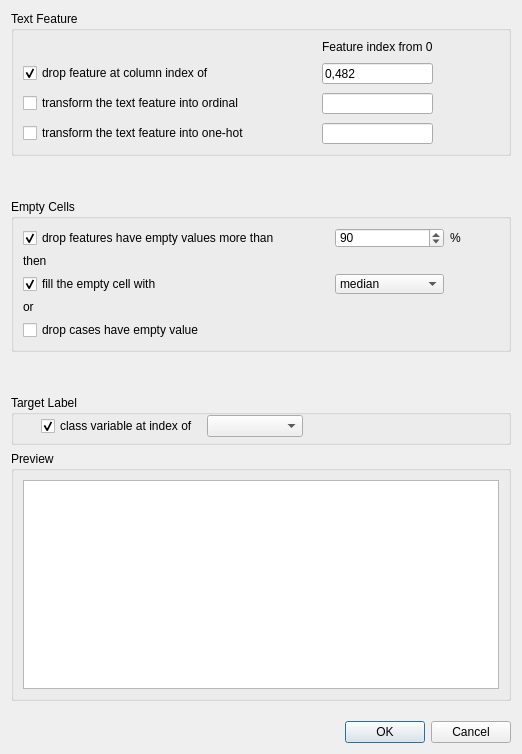
<?xml version="1.0" encoding="UTF-8"?>
<ui version="4.0">
 <class>data_preprocessing</class>
 <widget class="QDialog" name="data_preprocessing">
  <property name="geometry">
   <rect>
    <x>0</x>
    <y>0</y>
    <width>518</width>
    <height>754</height>
   </rect>
  </property>
  <property name="windowTitle">
   <string>Data Preprocessing</string>
  </property>
  <property name="styleSheet">
   <string notr="true">background: None;</string>
  </property>
  <layout class="QVBoxLayout" name="verticalLayout">
   <item>
    <widget class="QGroupBox" name="groupBox_3">
     <property name="minimumSize">
      <size>
       <width>0</width>
       <height>100</height>
      </size>
     </property>
     <property name="title">
      <string>Text Feature</string>
     </property>
     <layout class="QGridLayout" name="gridLayout_3">
      <property name="verticalSpacing">
       <number>9</number>
      </property>
      <item row="1" column="0">
       <widget class="QCheckBox" name="drop_feature_by_index">
        <property name="text">
         <string>drop feature at column index of </string>
        </property>
        <property name="checked">
         <bool>true</bool>
        </property>
       </widget>
      </item>
      <item row="1" column="2">
       <widget class="QLineEdit" name="drop_index">
        <property name="text">
         <string>0,482</string>
        </property>
       </widget>
      </item>
      <item row="0" column="2">
       <widget class="QLabel" name="label_5">
        <property name="text">
         <string>Feature index from 0</string>
        </property>
       </widget>
      </item>
      <item row="3" column="2">
       <widget class="QLineEdit" name="onehot_index"/>
      </item>
      <item row="2" column="3">
       <spacer name="horizontalSpacer">
        <property name="orientation">
         <enum>Qt::Horizontal</enum>
        </property>
        <property name="sizeHint" stdset="0">
         <size>
          <width>40</width>
          <height>20</height>
         </size>
        </property>
       </spacer>
      </item>
      <item row="2" column="0">
       <widget class="QCheckBox" name="trans_into_ordinal">
        <property name="text">
         <string>transform the text feature into ordinal</string>
        </property>
       </widget>
      </item>
      <item row="2" column="2">
       <widget class="QLineEdit" name="ordinal_index"/>
      </item>
      <item row="3" column="0">
       <widget class="QCheckBox" name="trans_into_onehot">
        <property name="text">
         <string>transform the text feature into one-hot</string>
        </property>
       </widget>
      </item>
      <item row="2" column="1">
       <spacer name="horizontalSpacer_2">
        <property name="orientation">
         <enum>Qt::Horizontal</enum>
        </property>
        <property name="sizeHint" stdset="0">
         <size>
          <width>40</width>
          <height>20</height>
         </size>
        </property>
       </spacer>
      </item>
     </layout>
    </widget>
   </item>
   <item>
    <spacer name="verticalSpacer_4">
     <property name="orientation">
      <enum>Qt::Vertical</enum>
     </property>
     <property name="sizeHint" stdset="0">
      <size>
       <width>20</width>
       <height>40</height>
      </size>
     </property>
    </spacer>
   </item>
   <item>
    <widget class="QGroupBox" name="groupBox">
     <property name="minimumSize">
      <size>
       <width>400</width>
       <height>100</height>
      </size>
     </property>
     <property name="title">
      <string>Empty Cells</string>
     </property>
     <layout class="QGridLayout" name="gridLayout_2">
      <item row="3" column="0">
       <widget class="QLabel" name="label_4">
        <property name="text">
         <string>or</string>
        </property>
       </widget>
      </item>
      <item row="0" column="0">
       <widget class="QCheckBox" name="drop_feature_by_threshold">
        <property name="text">
         <string>drop features have empty values more than</string>
        </property>
        <property name="checked">
         <bool>true</bool>
        </property>
       </widget>
      </item>
      <item row="0" column="3">
       <widget class="QLabel" name="label_2">
        <property name="text">
         <string>%</string>
        </property>
       </widget>
      </item>
      <item row="1" column="0">
       <widget class="QLabel" name="label_3">
        <property name="text">
         <string>then</string>
        </property>
       </widget>
      </item>
      <item row="0" column="2">
       <widget class="QSpinBox" name="threshold_sb">
        <property name="value">
         <number>90</number>
        </property>
       </widget>
      </item>
      <item row="2" column="0">
       <widget class="QCheckBox" name="checkBox_2">
        <property name="text">
         <string>fill the empty cell with</string>
        </property>
        <property name="checked">
         <bool>true</bool>
        </property>
       </widget>
      </item>
      <item row="2" column="2">
       <widget class="QComboBox" name="comboBox">
        <item>
         <property name="text">
          <string>median</string>
         </property>
        </item>
        <item>
         <property name="text">
          <string>mean</string>
         </property>
        </item>
        <item>
         <property name="text">
          <string>most_frequent</string>
         </property>
        </item>
       </widget>
      </item>
      <item row="4" column="0">
       <widget class="QCheckBox" name="checkBox_3">
        <property name="text">
         <string>drop cases have empty value</string>
        </property>
       </widget>
      </item>
      <item row="2" column="1">
       <spacer name="horizontalSpacer_3">
        <property name="orientation">
         <enum>Qt::Horizontal</enum>
        </property>
        <property name="sizeHint" stdset="0">
         <size>
          <width>40</width>
          <height>20</height>
         </size>
        </property>
       </spacer>
      </item>
      <item row="2" column="3">
       <spacer name="horizontalSpacer_4">
        <property name="orientation">
         <enum>Qt::Horizontal</enum>
        </property>
        <property name="sizeHint" stdset="0">
         <size>
          <width>40</width>
          <height>20</height>
         </size>
        </property>
       </spacer>
      </item>
     </layout>
    </widget>
   </item>
   <item>
    <spacer name="verticalSpacer_2">
     <property name="orientation">
      <enum>Qt::Vertical</enum>
     </property>
     <property name="sizeHint" stdset="0">
      <size>
       <width>20</width>
       <height>40</height>
      </size>
     </property>
    </spacer>
   </item>
   <item>
    <widget class="QGroupBox" name="groupBox_4">
     <property name="minimumSize">
      <size>
       <width>0</width>
       <height>50</height>
      </size>
     </property>
     <property name="toolTip">
      <string>&lt;html&gt;&lt;head/&gt;&lt;body&gt;&lt;p&gt;the class variable you want to predict&lt;/p&gt;&lt;/body&gt;&lt;/html&gt;</string>
     </property>
     <property name="title">
      <string>Target Label</string>
     </property>
     <widget class="QWidget" name="">
      <property name="geometry">
       <rect>
        <x>30</x>
        <y>20</y>
        <width>262</width>
        <height>22</height>
       </rect>
      </property>
      <layout class="QGridLayout" name="gridLayout_4">
       <item row="0" column="0">
        <widget class="QCheckBox" name="checkBox_4">
         <property name="text">
          <string>class variable at index of </string>
         </property>
         <property name="checked">
          <bool>true</bool>
         </property>
        </widget>
       </item>
       <item row="0" column="1">
        <widget class="QComboBox" name="comboBox_2"/>
       </item>
      </layout>
     </widget>
    </widget>
   </item>
   <item>
    <spacer name="verticalSpacer">
     <property name="orientation">
      <enum>Qt::Vertical</enum>
     </property>
     <property name="sizeHint" stdset="0">
      <size>
       <width>20</width>
       <height>0</height>
      </size>
     </property>
    </spacer>
   </item>
   <item>
    <widget class="QGroupBox" name="groupBox_2">
     <property name="minimumSize">
      <size>
       <width>500</width>
       <height>250</height>
      </size>
     </property>
     <property name="title">
      <string>Preview</string>
     </property>
     <layout class="QVBoxLayout" name="verticalLayout_3">
      <item>
       <widget class="QTableWidget" name="tableWidget_2"/>
      </item>
     </layout>
    </widget>
   </item>
   <item>
    <spacer name="verticalSpacer_3">
     <property name="orientation">
      <enum>Qt::Vertical</enum>
     </property>
     <property name="sizeHint" stdset="0">
      <size>
       <width>20</width>
       <height>17</height>
      </size>
     </property>
    </spacer>
   </item>
   <item>
    <widget class="QDialogButtonBox" name="buttonBox">
     <property name="orientation">
      <enum>Qt::Horizontal</enum>
     </property>
     <property name="standardButtons">
      <set>QDialogButtonBox::Cancel|QDialogButtonBox::Ok</set>
     </property>
    </widget>
   </item>
  </layout>
 </widget>
 <resources/>
 <connections/>
</ui>
